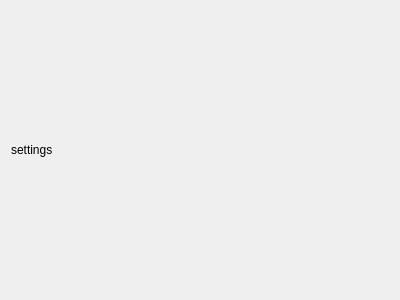
<?xml version="1.0" encoding="UTF-8"?>
<ui version="4.0">
 <class>settingsScreen</class>
 <widget class="QWidget" name="settingsScreen">
  <property name="geometry">
   <rect>
    <x>0</x>
    <y>0</y>
    <width>400</width>
    <height>300</height>
   </rect>
  </property>
  <property name="windowTitle">
   <string>Form</string>
  </property>
  <layout class="QGridLayout" name="gridLayout">
   <item row="0" column="0">
    <widget class="QLabel" name="label">
     <property name="text">
      <string>settings</string>
     </property>
    </widget>
   </item>
  </layout>
 </widget>
 <resources/>
 <connections/>
</ui>
